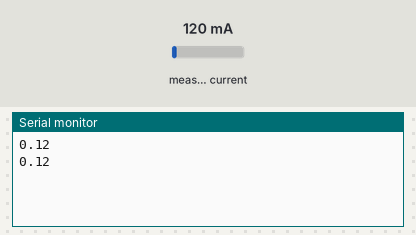
Simulated run of this sketch. Board: Arduino Uno, built for the host (arithmetic inside an expression is 32-bit, double 64-bit). On the bench: the last lines printed to the serial monitor. The test bench sets the inputs (shaded band); at power-on: measured current 120 mA.

Above: at 2.8 s.
2.9 s: measured current set to 40 mA
At 4.6 s:
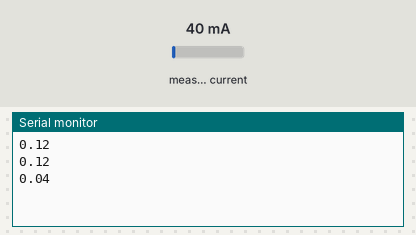
5.6 s: measured current set to 500 mA
At 7.4 s:
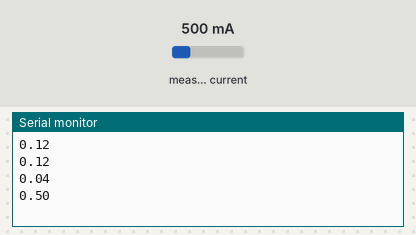
Timing chart, 0 to 8.9 s (numbered marks = the images above; inputs shaded):
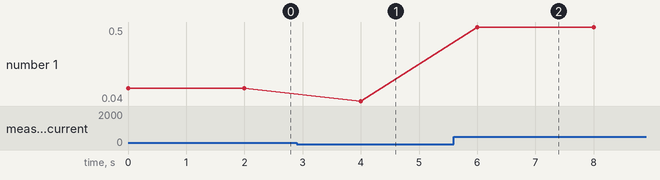

The sketch:

PZEM-004T-Ampere.ino
```cpp
#include <PZEM004Tv30.h>

PZEM004Tv30 pzem(Serial2, 16, 17);

void setup() {
  Serial.begin(115200);
}

void loop() {
  // Read the data from the sensor
  float current = pzem.current();

  // Check if the data is valid
  if (isnan(current)) {
    Serial.println("Error reading current");
  } else {
    Serial.println(current);
  }

  delay(2000);
}
```

Measured:
- after the input at 2.9 s, the serial monitor: prints a new line after 1.1 s (image 1)
- after the input at 5.6 s, the serial monitor: prints a new line after 0.40 s (image 2)
- plotted number 1: 0.12 → 0.04 after the input at 2.9 s, 0.04 → 0.5 after the input at 5.6 s
